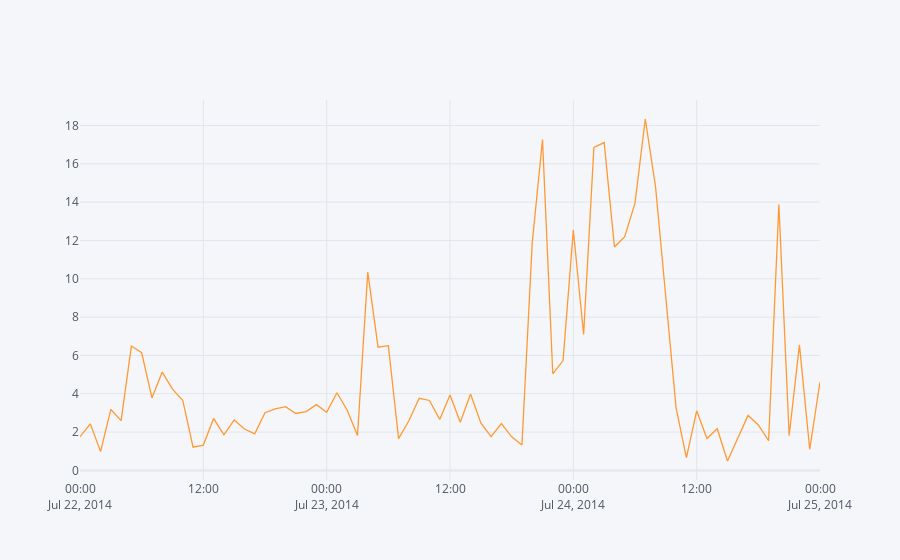

Notebook code for this chart:
### Code cell
# select timeslice and plot
start = pd.Timestamp("2014-07-22 00:00:00", tz="utc")
end = pd.Timestamp("2014-07-25 00:00:00", tz="utc")

df.loc[start:end].iplot()
